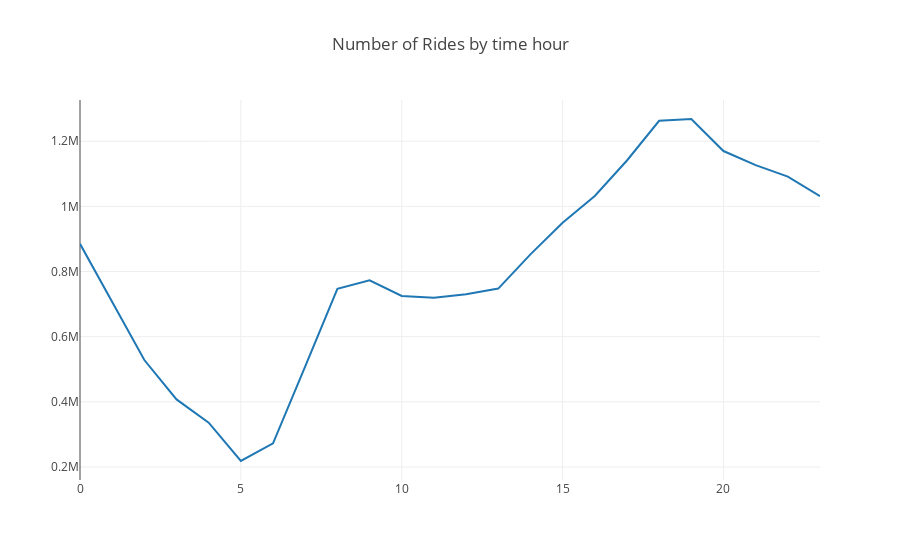

The notebook cell saved with this chart:
### Code cell
#plot using plotly
from pyspark.sql.functions import hour
from pyspark.sql.types import IntegerType
from datetime import datetime
from pyspark.sql.functions import col,udf
from pyspark.sql.types import TimestampType
from pyspark.sql.functions import date_format
from plotly import __version__
from plotly.offline import download_plotlyjs, init_notebook_mode, plot, iplot
import plotly.graph_objs as go
init_notebook_mode(connected=True)

hourdf = df.withColumn('Hour',hour('Date_time').cast(IntegerType()))
hourdfcount = hourdf.select("Hour").groupBy("Hour").count()
hourdfcount = hourdfcount.collect()
hour_val = [item[0] for item in hourdfcount]
count = [item[1] for item in hourdfcount]
hour_val = [item[0] for item in hourdfcount]
count = [item[1] for item in hourdfcount]

rides_per_hour = {"hour":hour_val, "rides_count": count}
rides_per_hour = pd.DataFrame(rides_per_hour)
rides_per_hour = rides_per_hour.sort_values(by = "hour", ascending  = True)

data = [
    go.Scatter(
        x=rides_per_hour['hour'], # assign x as the dataframe column 'x'
        y=rides_per_hour['rides_count']
    )
]

layout = go.Layout(title='Number of Rides by time hour')
fig = go.Figure(data=data, layout=layout)

plot(fig, filename='hourly_trend.html')
iplot(fig, filename='hourly_trend')

### Figure 1 — Plotly figure (JSON) as saved in the notebook; plotly's stock layout.template omitted (floating-point values rounded to 4 significant figures)
{"data": [{"type": "scatter", "uid": "46911d9e-e939-11e8-b0dd-c8d3ffcdad54", "x": [0, 1, 2, 3, 4, 5, 6, 7, 8, 9, 10, 11, 12, 13, 14, 15, 16, 17, 18, 19, 20, 21, 22, 23], "y": [885062, 708339, 528371, 407392, 336003, 218344, 272609, 508596, 747021, 773045, 725017, 719292, 730457, 747643, 852634, 950030, 1032131, 1141055, 1262762, 1268402, 1170029, 1126735, 1091606, 1031190]}], "layout": {"title": "Number of Rides by time hour"}}
